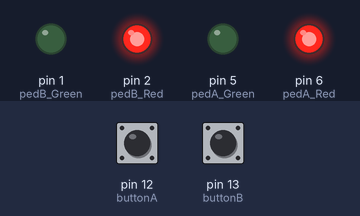
Simulated run of this sketch. Board: Arduino Uno, built with avr-gcc and run on an emulated ATmega328P. On the bench: output pins drawn as LEDs (lit = HIGH). The test bench sets the inputs (shaded band); at power-on: pin 12 (buttonA) HIGH, pin 13 (buttonB) HIGH.

Above: at 1.2 s.
1.3 s: pin 12 (buttonA) pulled LOW for 0.15 s
At 5.4 s:
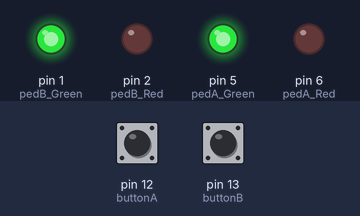
Timing chart, 0 to 12.8 s (numbered marks = the images above; inputs shaded):
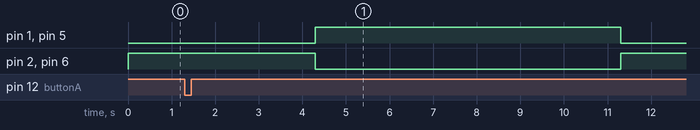

The sketch:

pedestrian_crossing.ino
```cpp
// Pedestrian lights side A
const int pedA_Green = 5;
const int pedA_Red   = 6;

// Pedestrian lights side B
const int pedB_Green = 1;
const int pedB_Red   = 2;

// Buttons
const int buttonA = 12;
const int buttonB = 13;

bool request = false;
bool systemBusy = false;

unsigned long lastPressTime = 0;
const int debounceDelay = 200;

void setup() {
  pinMode(pedA_Green, OUTPUT);
  pinMode(pedA_Red, OUTPUT);
  pinMode(pedB_Green, OUTPUT);
  pinMode(pedB_Red, OUTPUT);

  pinMode(buttonA, INPUT_PULLUP);
  pinMode(buttonB, INPUT_PULLUP);

  // Default RED
  digitalWrite(pedA_Red, HIGH);
  digitalWrite(pedB_Red, HIGH);
}

void loop() {

  // Debounce check
  if ((millis() - lastPressTime) > debounceDelay) {

    if ((digitalRead(buttonA) == LOW || digitalRead(buttonB) == LOW) && !systemBusy) {
      request = true;
      lastPressTime = millis();
    }
  }

  if (request) {
    systemBusy = true;
    runCrossing();
    request = false;
    systemBusy = false;
  }
}

void runCrossing() {

  // WAIT TIME (cars stop)
  delay(3000);

  // GREEN
  digitalWrite(pedA_Red, LOW);
  digitalWrite(pedB_Red, LOW);

  digitalWrite(pedA_Green, HIGH);
  digitalWrite(pedB_Green, HIGH);

  delay(7000); // longer crossing time

  // BACK TO RED
  digitalWrite(pedA_Green, LOW);
  digitalWrite(pedB_Green, LOW);

  digitalWrite(pedA_Red, HIGH);
  digitalWrite(pedB_Red, HIGH);

  // COOLDOWN (prevent spam)
  delay(3000);
}
```

Measured:
- after the input at 1.3 s, pin 1 (pedB_Green), pin 5 (pedA_Green): LOW → HIGH after 3.0 s, → LOW 7.0 s later; pin 2 (pedB_Red), pin 6 (pedA_Red): HIGH → LOW after 3.0 s, → HIGH 7.0 s later
